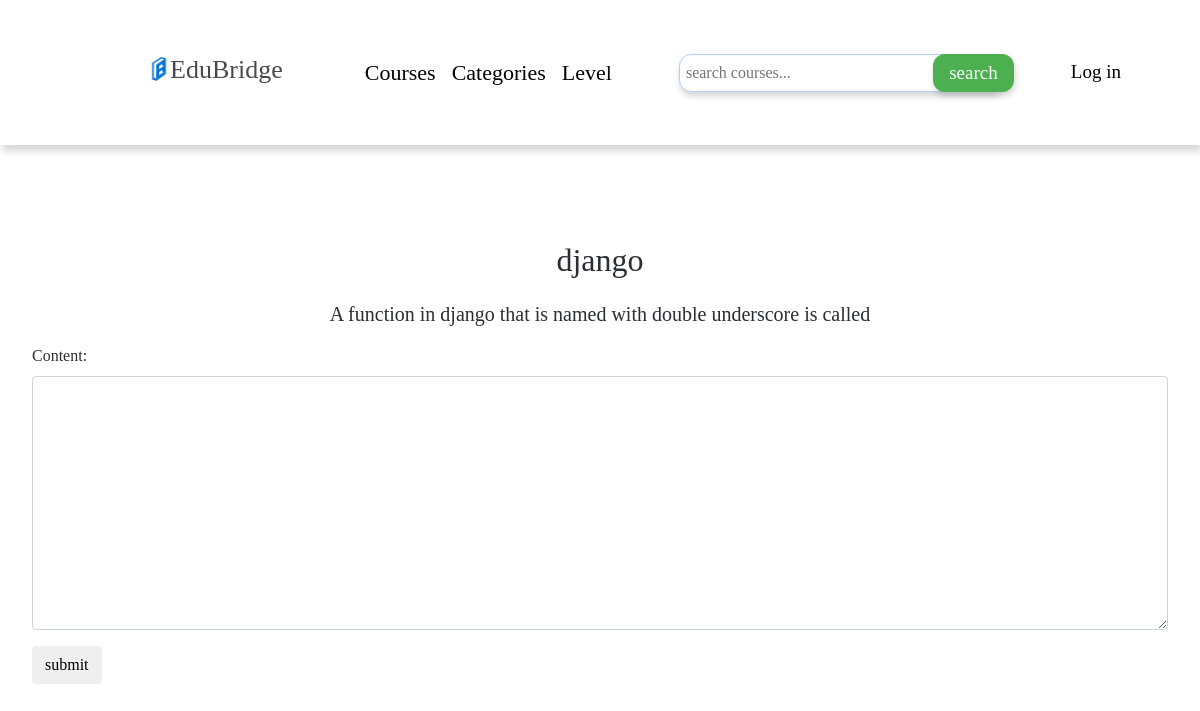
Screenshot of /eduBridge/submit-assignment/5/ with the database file from the repository.
### classroom/models.py (models this page shows, shortened)
class Assignments(models.Model):
	instructor = models.ForeignKey(User, on_delete=models.CASCADE, related_name='assigments')
	course =models.ForeignKey(Course, on_delete=models.CASCADE,related_name='assigments', null=True)
	title = models.CharField(max_length=200)
	description = models.TextField()
	due_date= models.DateTimeField()
	created_at = models.DateTimeField(auto_now_add=True)

### classroom/views.py (the view)
# urls.py: path('submit-assignment/<int:assignment_id>/', views.submit_Assignment, name='submit-assignment'),
def submit_Assignment(request,assignment_id):
    assignment = get_object_or_404(Assignments, id=assignment_id)
    if request.method=='POST':
        form = SubmissionForm(request.POST)
        if form.is_valid():
            instance = form.save(commit=False)
            instance.student=request.user
            instance.assignment=assignment
            instance.save()
            return redirect('assignments')
    else:
        form=SubmissionForm()
    return render(request, 'classroom/submit-assignment.html',{'form':form, 'assignment':assignment} )

### classroom/forms.py
class SubmissionForm(forms.ModelForm):
    class Meta:
        model=Submission
        fields=['content']

### classroom/templates/classroom/submit-assignment.html (shortened to what this page needs)
{% extends 'classroom/base.html' %}
{% load widget_tweaks %}
{% block content %}
<div class="submit-assignment">
<div>
    <h2>{{assignment.title}}</h2>
    <h5>{{assignment.description}}</h5>
</div>
<form method="post">
        <div class="form-group">
            <label for="title">Content:</label>
            {% render_field form.content class+="form-control" %}
        </div>
        <button class="btn">submit</button>
</form>
</div>
{% endblock content %}

### classroom/static/index.css (style rules this page uses)
body { padding: 0; margin: 0; box-sizing: border-box; font-family: 'Times New Roman', Times, serif; color: #2C2C34; }
.submit-assignment { margin-top: 4em; padding: 2em; }
.submit-assignment h2 { text-align: center; }
.submit-assignment h5 { text-align: center; margin: 4px; }
.submission-list h2,h4,h6,a,h5 { padding: 14px; }

### rows the page displays
Assignments: title "django", description "A function in django that is named with double underscore is called"
